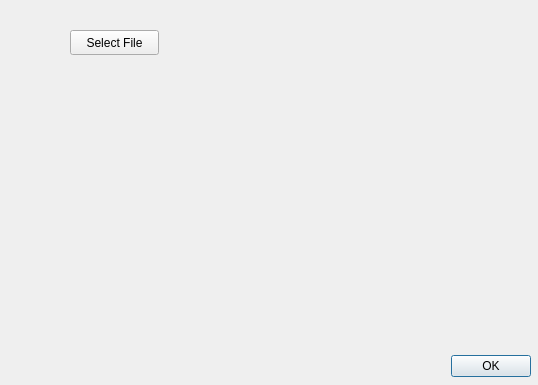
<?xml version="1.0" encoding="UTF-8"?>
<ui version="4.0">
 <class>DialogImportMovies</class>
 <widget class="QDialog" name="DialogImportMovies">
  <property name="geometry">
   <rect>
    <x>0</x>
    <y>0</y>
    <width>538</width>
    <height>385</height>
   </rect>
  </property>
  <property name="windowTitle">
   <string>Import Mega</string>
  </property>
  <property name="windowIcon">
   <iconset resource="mmconvertresources.qrc">
    <normaloff>:/art/icons8-film-reel-48.png</normaloff>:/art/icons8-film-reel-48.png</iconset>
  </property>
  <widget class="QDialogButtonBox" name="buttonBox">
   <property name="geometry">
    <rect>
     <x>190</x>
     <y>350</y>
     <width>341</width>
     <height>32</height>
    </rect>
   </property>
   <property name="orientation">
    <enum>Qt::Horizontal</enum>
   </property>
   <property name="standardButtons">
    <set>QDialogButtonBox::Ok</set>
   </property>
  </widget>
  <widget class="QPushButton" name="btnSelectFile">
   <property name="geometry">
    <rect>
     <x>70</x>
     <y>30</y>
     <width>89</width>
     <height>25</height>
    </rect>
   </property>
   <property name="text">
    <string>Select File</string>
   </property>
  </widget>
 </widget>
 <resources>
  <include location="mmconvertresources.qrc"/>
 </resources>
 <connections>
  <connection>
   <sender>buttonBox</sender>
   <signal>accepted()</signal>
   <receiver>DialogImportMovies</receiver>
   <slot>accept()</slot>
   <hints>
    <hint type="sourcelabel">
     <x>248</x>
     <y>254</y>
    </hint>
    <hint type="destinationlabel">
     <x>157</x>
     <y>274</y>
    </hint>
   </hints>
  </connection>
  <connection>
   <sender>buttonBox</sender>
   <signal>rejected()</signal>
   <receiver>DialogImportMovies</receiver>
   <slot>reject()</slot>
   <hints>
    <hint type="sourcelabel">
     <x>316</x>
     <y>260</y>
    </hint>
    <hint type="destinationlabel">
     <x>286</x>
     <y>274</y>
    </hint>
   </hints>
  </connection>
 </connections>
</ui>
